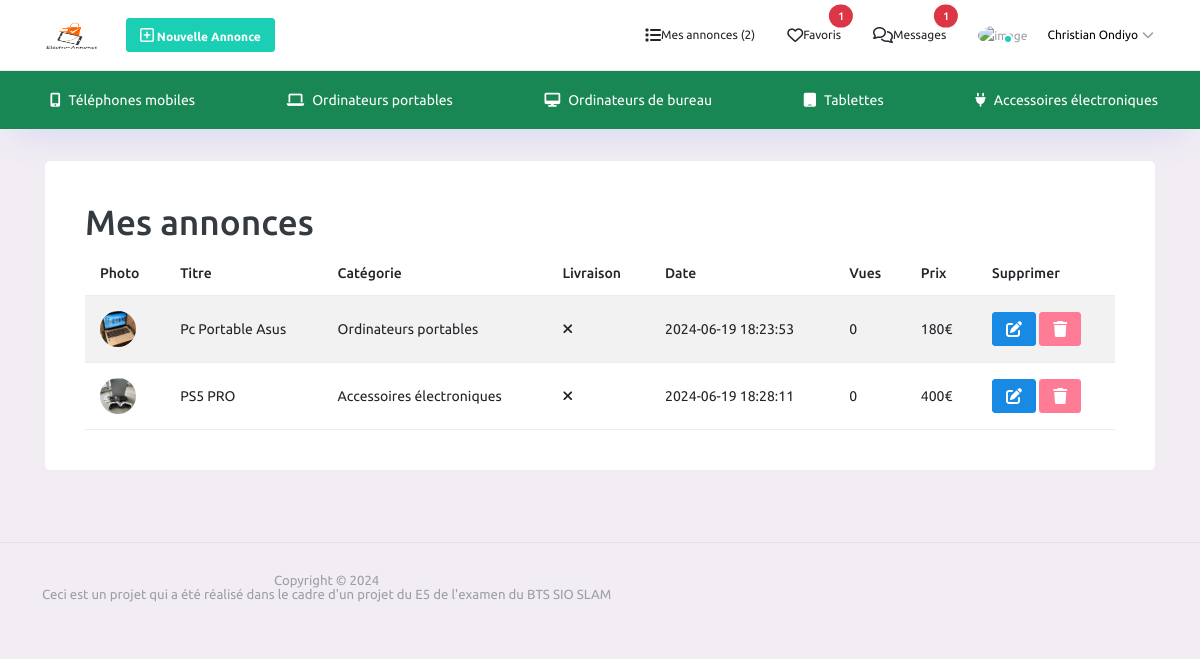
Page /View/mesAnnonces.php (signed in) on the committed database.
### tables this page shows
CREATE TABLE `user` (
  `idu` int(2) NOT NULL,
  `nom` varchar(30) NOT NULL,
  `prenom` varchar(30) NOT NULL,
  `mail` varchar(100) NOT NULL,
  `tel` varchar(20) NOT NULL,
  `mdp` varchar(255) NOT NULL,
  `numRue` varchar(10) NOT NULL,
  `nomRue` varchar(50) NOT NULL,
  `nomVille` varchar(30) NOT NULL,
  `cp` varchar(5) NOT NULL,
  `avatar` varchar(255) DEFAULT NULL,
  `statue` int(2) NOT NULL
);

CREATE TABLE `annonce` (
  `ida` int(2) NOT NULL,
  `titre` varchar(50) NOT NULL,
  `vendeur` int(2) NOT NULL,
  `date` varchar(30) NOT NULL,
  `detail` text NOT NULL,
  `photo` varchar(100) NOT NULL,
  `categorie` int(2) NOT NULL,
  `prix` int(10) NOT NULL,
  `etat` varchar(40) NOT NULL,
  `favoris` int(4) NOT NULL,
  `livraison` int(2) NOT NULL,
  `vue` int(6) NOT NULL,
  `time` int(100) NOT NULL
);

CREATE TABLE `categorie` (
  `idc` int(2) NOT NULL,
  `nomCat` varchar(50) NOT NULL
);

### View/include/element.php (called while the page is built, shortened)
<?php
include 'connexion_bdd.php';
if(isset($_SESSION["uid"])){
    $uid = $_SESSION["uid"];
    $infoUser = $pdo->prepare("SELECT * FROM user WHERE idu = ?");
    $infoUser->execute(array($uid));
    $infoUser = $infoUser->fetch();
}
?>

### View/mesAnnonces.php (the view, shortened to what this page needs)
<?php include 'include/element.php'; ?>
<!DOCTYPE html>
<html lang="fr">
<head>
    <?php include 'include/header.php'; ?>
</head>
<body style="background-color: #f2edf3">
<div class="container-scroller">
    <?php include 'include/navigation.php'; ?>
    <div class="container-fluid page-body-wrapper">
        <div class="main-panel">
            <div class="content-wrapper container">
                <div class="row">
                    <div class="col-12 grid-margin stretch-card">
                        <div class="card">
                            <div class="card-body">
                                <h1>Mes annonces</h1>
                                <div class="table-responsive-sm">
                                    <table class="table table-striped">
                                        <thead>
                                            <tr>
                                                <th>Photo</th>
                                                <th>Titre</th>
                                                <th>Catégorie</th>
                                                <th>Livraison</th>
                                                <th>Date</th>
                                                <th>Vues</th>
                                                <th>Prix</th>
                                                <th>Supprimer</th>
                                            </tr>
                                        </thead>
                                        <tbody>
                                            <?php
                                            $req = $pdo->prepare('SELECT * FROM annonce WHERE vendeur = ?');
                                            $req->execute(array($uid));
                                            $result = $req->fetchAll();
                                            foreach($result as $row){
                                                $req2 = $pdo->query("SELECT * FROM categorie WHERE idc = ".$row['categorie']);
                                                $ligne2 = $req2->fetch();
                                                ?>
                                                <tr>
                                                    <td><img src='../<?= $row["photo"]?>' width='60'></td>
                                                    <td><?= $row["titre"] ?></td>
                                                    <td><?= $ligne2["nomCat"] ?></td>
                                                    <td>
                                                        <?= $row["livraison"] == 1 ? "<i class='fas fa-check'></i>" : "<i class='fas fa-times'></i>" ?>
                                                    </td>
                                                    <td><?= $row["date"] ?></td>
                                                    <td><?= $row["vue"] ?></td>
                                                    <td><?= $row["prix"] ?>€</td>
                                                    <td>
                                                        <a class="btn btn-sm btn-info" href="editAnnonce.php?ida=<?= $row["ida"] ?>"><i class="fa-solid fa-pen-to-square"></i></a>
                                                        <a href='action_get.php?action=supAnnonce&ida=<?= $row["ida"] ?>' class="btn btn-sm btn-danger"><i class='fas fa-trash'></i></a>
                                                    </td>
                                                </tr>
                                                <?php
                                            }
                                            ?>
                                        </tbody>
                                    </table>
                                </div>
                            </div>
                        </div>
                    </div>
                </div>
            </div>
            <?php include 'include/footer.php'; ?>
        </div>
    </div>
</div>
</body>
</html>

### View/include/navigation.php (shortened to what this page needs)
<?php
if(isset($_GET["idcategorie"])){
    if($_GET["idcategorie"] == 1){
        $telephone = "active";
    }else{
        $telephone = null;
    }
    if($_GET["idcategorie"] == 2){
        $ordinateur = "active";
    }else{
        $ordinateur = null;
    }
    if($_GET["idcategorie"] == 3){
        $ordinateurbureau = "active";
    }else{
        $ordinateurbureau = null;
    }
    if($_GET["idcategorie"] == 4){
        $tablette = "active";
    }else{
        $tablette = null;
    }
    if($_GET["idcategorie"] == 5){
        $accessoire = "active";
    }else{
        $accessoire = null;
    }
}else{
    $telephone = null;
    $ordinateur = null;
    $accessoire = null;
}
?>
<div class="horizontal-menu">
<?php
include 'include/element.php';
if (isset($uid)) {
    $nbAnnonces = $pdo->query("SELECT COUNT(*) FROM annonce WHERE vendeur = $uid")->fetchColumn();
    $nbFavoris = $pdo->query("SELECT COUNT(*) FROM favoris WHERE idu = $uid")->fetchColumn();
    $nbMessagesNonLus = $pdo->query("SELECT COUNT(*) FROM message WHERE idu_r = $uid AND lu = 0")->fetchColumn();
} else {
    $nbAnnonces = 0;
    $nbFavoris = 0;
    $nbMessagesNonLus = 0;
}
?>
<nav class="navbar top-navbar col-lg-12 col-12 p-0">
    <div class="container d-flex justify-content-between align-items-center">
        <div class="navbar-brand-wrapper d-flex align-items-center">
            <a class="navbar-brand brand-logo" href="index.php"><img style="height: 30px; width: 60px" src="../image/logo2.png" alt="logo" /></a>
        </div>
        <div class="navbar-menu-wrapper d-flex align-items-center justify-content-end">
            <ul class="navbar-nav d-flex align-items-center">
                <li class="nav-item d-none d-lg-block">
                    <a class="btn btn-success btn-sm mx-2" href="<?php if(isset($uid)): ?>nvAnnonces.php <?php else: ?> connexion.php <?php endif; ?>" style="font-size: 12px;">
                        <i class="fa-regular fa-square-plus"></i><span class="menu-title"> Nouvelle Annonce</span>
                    </a>
                </li>
            </ul>
            <ul class="navbar-nav navbar-nav-right d-flex align-items-center">
                <li class="nav-item">
                    <a class="nav-link text-dark" href="<?php if(isset($uid)): ?>mesAnnonces.php <?php else: ?>connexion.php <?php endif; ?>" style="font-size: 12px;">
                        <i class="fa-solid fa-list" style="font-size: 16px;"></i><span class="d-none d-lg-inline"> Mes annonces (<?= $nbAnnonces ?>)</span>
                    </a>
                </li>
                <li class="nav-item">
                    <a class="nav-link text-dark position-relative" href="<?php if(isset($uid)): ?>favoris.php <?php else: ?>connexion.php <?php endif; ?>" style="font-size: 12px;">
                        <i class="fa-regular fa-heart" style="font-size: 16px;"></i><span class="d-none d-lg-inline"> Favoris</span>
                        <?php if($nbFavoris > 0): ?>
                            <span class="position-absolute top-0 start-100 translate-middle badge rounded-pill bg-danger"><?= $nbFavoris ?></span>
                        <?php endif; ?>
                    </a>
                </li>
                <li class="nav-item">
                    <a class="nav-link text-dark position-relative" href="<?php if(isset($uid)): ?>message.php <?php else: ?>connexion.php <?php endif; ?>" style="font-size: 12px;">
                        <i class="fa-regular fa-comments" style="font-size: 16px;"></i><span class="d-none d-lg-inline"> Messages</span>
                        <?php if($nbMessagesNonLus > 0): ?>
                            <span class="position-absolute top-0 start-100 translate-middle badge rounded-pill bg-danger"><?= $nbMessagesNonLus ?></span>
                        <?php endif; ?>
                    </a>
                </li>
                <?php if(isset($uid)): ?>
                    <li class="nav-item nav-profile dropdown">
                        <a class="nav-link" id="profileDropdown" href="#" data-bs-toggle="dropdown" aria-expanded="false" style="font-size: 12px;">
                            <div class="nav-profile-img">
                                <span class="availability-status online"></span>
                            </div>
                            <div class="nav-profile-text">
                                <p class="text-black mb-0" style="font-size: 12px;"><?= $infoUser["prenom"] ?> <?= $infoUser["nom"] ?></p>
                            </div>
                            <i class="fa-solid fa-chevron-down mx-1" style="font-size: 12px;"></i>
                        </a>
                    </li>
                <?php endif; ?>
            </ul>
        </div>
    </div>
</nav>
    <nav class="bottom-navbar bg-success">
        <div class="container">
            <ul class="nav page-navigation">
                <li class="nav-item <?= $telephone ?>">
                    <a class="nav-link" href="categorie.php?idcategorie=1">
                    <i class="fa-solid fa-mobile-alt mx-2"></i>
                        <span class="menu-title">Téléphones mobiles</span>
                    </a>
                </li>
                <li class="nav-item <?= $ordinateur ?>">
                    <a class="nav-link" href="categorie.php?idcategorie=2">
                    <i class="fa-solid fa-laptop mx-2"></i>
                        <span class="menu-title">Ordinateurs portables</span>
                    </a>
                </li>
                <li class="nav-item <?= $sciencefiction ?>">
                    <a class="nav-link" href="categorie.php?idcategorie=3">
                    <i class="fa-solid fa-desktop mx-2"></i>
                        <span class="menu-title">Ordinateurs de bureau</span>
                    </a>
                </li>
                <li class="nav-item <?= $developpementpersonnel ?>">
                    <a class="nav-link" href="categorie.php?idcategorie=4">
                    <i class="fa-solid fa-tablet mx-2"></i>
                        <span class="menu-title">Tablettes</span>
                    </a>
                </li>
                <li class="nav-item <?= $accessoire ?>">
                    <a class="nav-link" href="categorie.php?idcategorie=5">
                    <i class="fa-solid fa-plug mx-2"></i>
                        <span class="menu-title">Accessoires électroniques</span>
                    </a>
                </li>
            </ul>
        </div>
    </nav>
</div>

### View/mesAnnonces.php (style rules this page uses)
.table-responsive-sm { display: block; width: 100%; overflow-x: auto; -webkit-overflow-scrolling: touch; }
.table th, .table td { vertical-align: middle; }

### rows in the picture
user: prenom "Christian", nom "Ondiyo"
annonce: photo (picture), titre "Pc Portable Asus", categorie.nomCat "Ordinateurs portables", livraison 0 (drawn), date "2024-06-19 18:23:53", vue "0", prix "180"
annonce: photo (picture), titre "PS5 PRO", categorie.nomCat "Accessoires électroniques", livraison 0 (drawn), date "2024-06-19 18:28:11", vue "0", prix "400"

### other values in the picture
$nbAnnonces "2"
$nbFavoris "1"
$nbMessagesNonLus "1"
